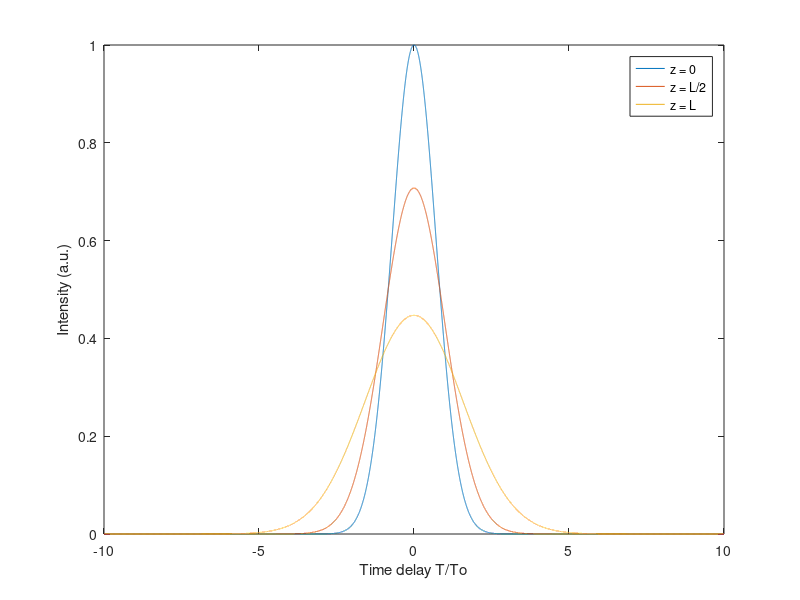
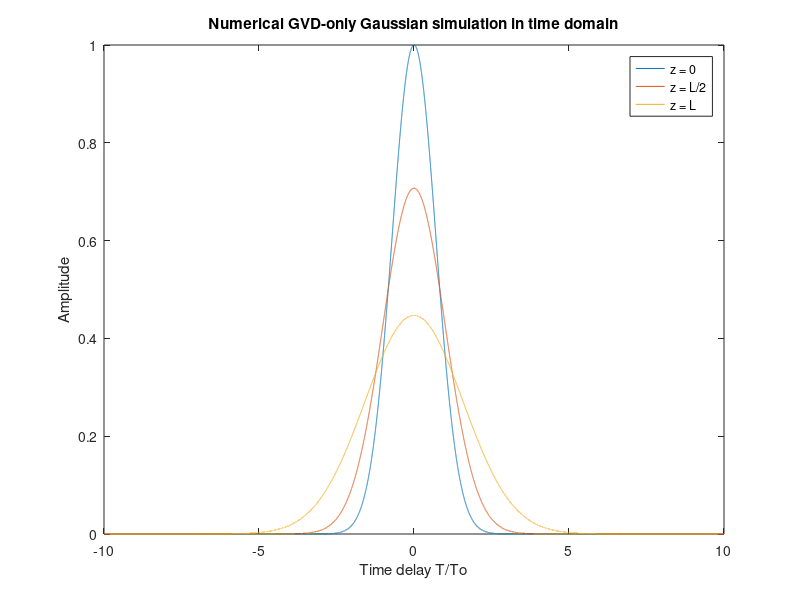
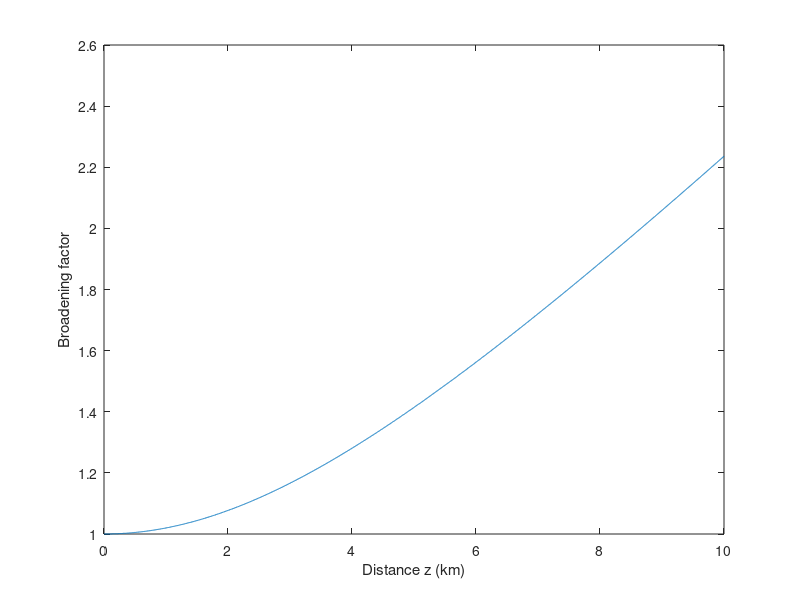

These charts were generated, in order, by the following MATLAB code:
%Working with 3.2.1 and 3.2.9

clc; clear all; close all;

b2 = -20;%-20e-27;
% alpha = -10000;%1e-5;
% gama = 0.01;%0.003;
To= 10;%125e-12; %Pulse width
T = 20*To;%8192e-12;
nSamples = 2^15;
v = linspace(0,nSamples-1,nSamples);
dT = T/nSamples;

Fs = (nSamples-1)/T;% dt = T/(nSamples-1)
t = -T/2:1/Fs:T/2;

df = 2*pi/T;

Fmax = Fs/2;
p = find(v > floor(nSamples/2));
v(p) = v(p)-nSamples;
f = v*df;
% f = 2*pi.*f;

dfx = 1/T;
fx = -Fmax:dfx:Fmax;
fx = 2*pi.*fx;
fx = fftshift(fx);

fy = (-nSamples/2:nSamples/2-1)*df;
fy = fftshift(fy);

f_vector(1,:) = f;
f_vector(2,:) = fx;
f_vector(3,:) = fy;

f = fy;

% Po = abs(b2)/(gama*To^2); %Peak power
Ld = To^2/abs(b2);
Lnl = Ld/10;
L = Ld;
%dz? %is this what Naks was talking about?
dz = min(Ld,Lnl)/100;
z_vector = 0:dz:2*L;

% Nz = 100;
% distance = 0.04;
% dz = distance/Nz;
% z_vector = 0:dz:distance-dz;

anal_wave = zeros(length(z_vector), length(t));
a = To/((To^2 - sqrt(-1)*b2*z_vector(1))^0.5);
b = exp(-(t.^2)/(2*(To^2 - sqrt(-1)*b2*z_vector(1))));
anal_wave(1,:) = abs(a*b).^2;
ToFWHM=find(abs(anal_wave(1,:))>abs(max(anal_wave(1,:))/2));
ToFWHM=length(ToFWHM);
b_factor(1) = ToFWHM/ToFWHM;
for i = 2:length(z_vector)
        a = To/((To^2 - sqrt(-1)*b2*z_vector(i))^0.5);
        b = exp(-(t.^2)/(2*(To^2 - sqrt(-1)*b2*z_vector(i))));
        anal_wave(i,:) = abs(a*b).^2;
        
        TFWHM=find(abs(anal_wave(i,:))>abs(max(anal_wave(i,:))/2));
        TFWHM=length(TFWHM);
        b_factor(i) = TFWHM/ToFWHM;
        
        

end
% b_factor = zeros(length(z_vector),1);
% ToFWHM=find(abs(anal_wave(1,:))>abs(max(anal_wave(1,:))/2));
% ToFWHM=length(ToFWHM);
% b_factor(1) = 1;
% for i = 2:length(z_vector)
%     TFWHM=find(abs(anal_wave(i,:))>abs(max(anal_wave(i,:))/2));
%     TFWHM=length(TFWHM);
%     b_factor(i) = TFWHM/ToFWHM;
% end
%%
simul_wave = zeros(length(z_vector), length(t));

C = 0;
chirp = 1+1i*C;
A = exp(-0.5*chirp*t.^2/To^2);
ToFWHM=find(abs(A)>abs(max(A)/2));
ToFWHM=length(ToFWHM);

D = -dz*(b2/2) * 1i * f.^2;

% f = ifftshift(f);
for i = 1:length(z_vector)
    At0 = fft(A);
    Atilde = At0.*exp(1i*b2*f.^2*dz/2); %At0.*exp(dz* (b2/2) * 1i * f.^2) 
    A = ifft(Atilde);
    simul_wave(i,:) = abs(A).^2;
    %b_factor(i) = To*sqrt([1+(z_vector(i)/Ld)^2]);
    
%     TFWHM=find(abs(A)>abs(max(A)/2));
%     TFWHM=length(TFWHM);
%     b_factor(i) = TFWHM/ToFWHM;
end

%%
% figure;
% mesh(t,z_vector, simul_wave); %(1:5) (1:5,:)
% xlabel('time');
% ylabel('distance');
% title('Simulated GVD-only gaussian in time domain');
% view([0 90]);
% 
% figure;
% mesh(t/To, z_vector, anal_wave); %(1:500,:)
% xlabel('time');
% ylabel('distance');
% title('Analytical GVD-only gaussian in time domain');

%%
figure;
plot(t/To,anal_wave(1,:));
%title('A');
%figure;
hold on;
plot(t/To,anal_wave(1000,:));
%title('B');
%figure;
hold on;
plot(t/To,anal_wave(end,:));
%title('C');
legend('z = 0', 'z = L/2', 'z = L')
% title('Analytical GVD-only Gaussian simulation in time domain')
xlabel('Time delay T/To')
ylabel('Intensity (a.u.)')

%%
figure;
plot(t/To,simul_wave(1,:));
%title('A');
%figure;
hold on;
plot(t/To,simul_wave(1000,:));
%title('B');
%figure;
hold on;
plot(t/To,simul_wave(end,:));
%title('C');
legend('z = 0', 'z = L/2', 'z = L')
title('Numerical GVD-only Gaussian simulation in time domain')
xlabel('Time delay T/To')
ylabel('Amplitude')

%%
Xf_ind = t(find(simul_wave(1,:) == max(simul_wave(1,:))));
Xf = max(simul_wave(1,:));
Xth_ind = t(find(simul_wave(1000,:) == max(simul_wave(1000,:))));
Xth = max(simul_wave(1000,:));
%%
figure;
plot(z_vector,b_factor)
% title('Broadening factor for GVD-only Gaussian')
ylabel('Broadening factor')
xlabel('Distance z (km)')